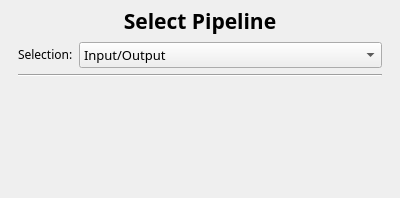
        <widget class="QWidget" name="PipelineTool">
         <widget class="QFrame" name="Import_2">
          <property name="enabled">
           <bool>true</bool>
          </property>
          <property name="geometry">
           <rect>
            <x>9</x>
            <y>0</y>
            <width>382</width>
            <height>189</height>
           </rect>
          </property>
          <property name="sizePolicy">
           <sizepolicy hsizetype="Preferred" vsizetype="Fixed">
            <horstretch>0</horstretch>
            <verstretch>0</verstretch>
           </sizepolicy>
          </property>
          <property name="layoutDirection">
           <enum>Qt::LayoutDirection::LeftToRight</enum>
          </property>
          <property name="autoFillBackground">
           <bool>false</bool>
          </property>
          <property name="frameShape">
           <enum>QFrame::Shape::NoFrame</enum>
          </property>
          <property name="frameShadow">
           <enum>QFrame::Shadow::Raised</enum>
          </property>
          <layout class="QFormLayout" name="_3">
           <property name="fieldGrowthPolicy">
            <enum>QFormLayout::FieldGrowthPolicy::AllNonFixedFieldsGrow</enum>
           </property>
           <property name="rowWrapPolicy">
            <enum>QFormLayout::RowWrapPolicy::DontWrapRows</enum>
           </property>
           <property name="labelAlignment">
            <set>Qt::AlignmentFlag::AlignLeading|Qt::AlignmentFlag::AlignLeft|Qt::AlignmentFlag::AlignTop</set>
           </property>
           <property name="topMargin">
            <number>6</number>
           </property>
           <item row="0" column="0" colspan="2">
            <widget class="QLabel" name="LPipeline">
             <property name="sizePolicy">
              <sizepolicy hsizetype="Preferred" vsizetype="Fixed">
               <horstretch>0</horstretch>
               <verstretch>0</verstretch>
              </sizepolicy>
             </property>
             <property name="font">
              <font>
               <family>Sans Serif</family>
               <pointsize>16</pointsize>
              </font>
             </property>
             <property name="text">
              <string>&lt;html&gt;&lt;head/&gt;&lt;body&gt;&lt;p align=&quot;center&quot;&gt;&lt;img src=&quot;:/Blue Icons/Blue Icons/Clipboard.svg&quot; width=&quot;40&quot; height=&quot;40&quot;/&gt;&lt;/p&gt;&lt;p align=&quot;center&quot;&gt;&lt;span style=&quot; font-weight:700;&quot;&gt;Select Pipeline&lt;/span&gt;&lt;/p&gt;&lt;/body&gt;&lt;/html&gt;</string>
             </property>
             <property name="alignment">
              <set>Qt::AlignmentFlag::AlignBottom|Qt::AlignmentFlag::AlignLeading|Qt::AlignmentFlag::AlignLeft</set>
             </property>
             <property name="margin">
              <number>0</number>
             </property>
            </widget>
           </item>
           <item row="1" column="1">
            <widget class="QComboBox" name="INPipelineSelection">
             <property name="sizePolicy">
              <sizepolicy hsizetype="Preferred" vsizetype="Fixed">
               <horstretch>0</horstretch>
               <verstretch>0</verstretch>
              </sizepolicy>
             </property>
             <property name="font">
              <font>
               <family>Hiragino Sans</family>
               <pointsize>10</pointsize>
              </font>
             </property>
             <property name="currentIndex">
              <number>0</number>
             </property>
             <property name="iconSize">
              <size>
               <width>18</width>
               <height>18</height>
              </size>
             </property>
             <item>
              <property name="text">
               <string>Input/Output</string>
              </property>
             </item>
             <item>
              <property name="text">
               <string>Explicit SGH</string>
              </property>
             </item>
             <item>
              <property name="text">
               <string>EVPFFT</string>
              </property>
             </item>
            </widget>
           </item>
           <item row="2" column="0" colspan="2">
            <widget class="Line" name="line_4">
             <property name="orientation">
              <enum>Qt::Orientation::Horizontal</enum>
             </property>
            </widget>
           </item>
           <item row="1" column="0">
            <widget class="QLabel" name="LPipelineSelection">
             <property name="font">
              <font>
               <family>Hiragino Sans</family>
              </font>
             </property>
             <property name="text">
              <string>&lt;html&gt;&lt;head/&gt;&lt;body&gt;&lt;p&gt;Selection:&lt;/p&gt;&lt;/body&gt;&lt;/html&gt;</string>
             </property>
             <property name="wordWrap">
              <bool>false</bool>
             </property>
            </widget>
           </item>
          </layout>
         </widget>
        </widget>
